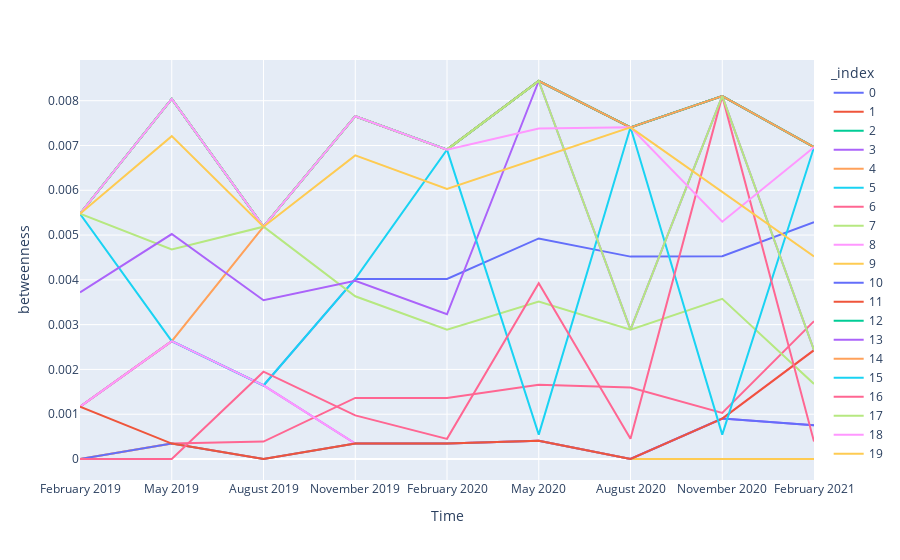

The notebook cell saved with this chart:
### Code cell
fig= px.line(finaltable, x=finaltable.Time, y=finaltable.betweenness, color=finaltable.index)
fig.show()

### Figure 1 — Plotly figure (JSON) as saved in the notebook; plotly's stock layout.template omitted (floating-point values rounded to 4 significant figures)
{"data": [{"hovertemplate": "_index=0<br>Time=%{x}<br>betweenness=%{y}<extra></extra>", "legendgroup": "0", "line": {"color": "#636efa", "dash": "solid"}, "mode": "lines", "name": "0", "orientation": "v", "showlegend": true, "type": "scatter", "x": ["February 2019", "May 2019", "August 2019", "November 2019", "February 2020", "May 2020", "August 2020", "November 2020", "February 2021"], "xaxis": "x", "y": [0.00117, 0.002631, 0.001643, 0.004021, 0.004021, 0.004924, 0.004519, 0.004527, 0.005286], "yaxis": "y"}, {"hovertemplate": "_index=1<br>Time=%{x}<br>betweenness=%{y}<extra></extra>", "legendgroup": "1", "line": {"color": "#EF553B", "dash": "solid"}, "mode": "lines", "name": "1", "orientation": "v", "showlegend": true, "type": "scatter", "x": ["February 2019", "May 2019", "August 2019", "November 2019", "February 2020", "May 2020", "August 2020", "November 2020", "February 2021"], "xaxis": "x", "y": [0.005476, 0.00804, 0.005187, 0.007654, 0.006908, 0.00844, 0.007405, 0.008102, 0.006961], "yaxis": "y"}, {"hovertemplate": "_index=2<br>Time=%{x}<br>betweenness=%{y}<extra></extra>", "legendgroup": "2", "line": {"color": "#00cc96", "dash": "solid"}, "mode": "lines", "name": "2", "orientation": "v", "showlegend": true, "type": "scatter", "x": ["February 2019", "May 2019", "August 2019", "November 2019", "February 2020", "May 2020", "August 2020", "November 2020", "February 2021"], "xaxis": "x", "y": [0.005476, 0.00804, 0.005187, 0.007654, 0.006908, 0.00844, 0.007405, 0.008102, 0.006961], "yaxis": "y"}, {"hovertemplate": "_index=3<br>Time=%{x}<br>betweenness=%{y}<extra></extra>", "legendgroup": "3", "line": {"color": "#ab63fa", "dash": "solid"}, "mode": "lines", "name": "3", "orientation": "v", "showlegend": true, "type": "scatter", "x": ["February 2019", "May 2019", "August 2019", "November 2019", "February 2020", "May 2020", "August 2020", "November 2020", "February 2021"], "xaxis": "x", "y": [0.00117, 0.002631, 0.001643, 0.000344, 0.000344, 0.0004085, 0, 0.0009026, 0.0007554], "yaxis": "y"}, {"hovertemplate": "_index=4<br>Time=%{x}<br>betweenness=%{y}<extra></extra>", "legendgroup": "4", "line": {"color": "#FFA15A", "dash": "solid"}, "mode": "lines", "name": "4", "orientation": "v", "showlegend": true, "type": "scatter", "x": ["February 2019", "May 2019", "August 2019", "November 2019", "February 2020", "May 2020", "August 2020", "November 2020", "February 2021"], "xaxis": "x", "y": [0.00117, 0.002631, 0.005187, 0.007654, 0.006908, 0.00844, 0.007405, 0.008102, 0.006961], "yaxis": "y"}, {"hovertemplate": "_index=5<br>Time=%{x}<br>betweenness=%{y}<extra></extra>", "legendgroup": "5", "line": {"color": "#19d3f3", "dash": "solid"}, "mode": "lines", "name": "5", "orientation": "v", "showlegend": true, "type": "scatter", "x": ["February 2019", "May 2019", "August 2019", "November 2019", "February 2020", "May 2020", "August 2020", "November 2020", "February 2021"], "xaxis": "x", "y": [0.005476, 0.002631, 0.001643, 0.004021, 0.006908, 0.00844, 0.007405, 0.008102, 0.006961], "yaxis": "y"}, {"hovertemplate": "_index=6<br>Time=%{x}<br>betweenness=%{y}<extra></extra>", "legendgroup": "6", "line": {"color": "#FF6692", "dash": "solid"}, "mode": "lines", "name": "6", "orientation": "v", "showlegend": true, "type": "scatter", "x": ["February 2019", "May 2019", "August 2019", "November 2019", "February 2020", "May 2020", "August 2020", "November 2020", "February 2021"], "xaxis": "x", "y": [0, 0.000344, 0.0003899, 0.001363, 0.001363, 0.001656, 0.001595, 0.00103, 0.003077], "yaxis": "y"}, {"hovertemplate": "_index=7<br>Time=%{x}<br>betweenness=%{y}<extra></extra>", "legendgroup": "7", "line": {"color": "#B6E880", "dash": "solid"}, "mode": "lines", "name": "7", "orientation": "v", "showlegend": true, "type": "scatter", "x": ["February 2019", "May 2019", "August 2019", "November 2019", "February 2020", "May 2020", "August 2020", "November 2020", "February 2021"], "xaxis": "x", "y": [0.005476, 0.004678, 0.005187, 0.003633, 0.002886, 0.003516, 0.002886, 0.003575, 0.001675], "yaxis": "y"}, {"hovertemplate": "_index=8<br>Time=%{x}<br>betweenness=%{y}<extra></extra>", "legendgroup": "8", "line": {"color": "#FF97FF", "dash": "solid"}, "mode": "lines", "name": "8", "orientation": "v", "showlegend": true, "type": "scatter", "x": ["February 2019", "May 2019", "August 2019", "November 2019", "February 2020", "May 2020", "August 2020", "November 2020", "February 2021"], "xaxis": "x", "y": [0.00117, 0.002631, 0.001643, 0.000344, 0.000344, 0.0004085, 0, 0.0009026, 0.00243], "yaxis": "y"}, {"hovertemplate": "_index=9<br>Time=%{x}<br>betweenness=%{y}<extra></extra>", "legendgroup": "9", "line": {"color": "#FECB52", "dash": "solid"}, "mode": "lines", "name": "9", "orientation": "v", "showlegend": true, "type": "scatter", "x": ["February 2019", "May 2019", "August 2019", "November 2019", "February 2020", "May 2020", "August 2020", "November 2020", "February 2021"], "xaxis": "x", "y": [0, 0.000344, 0, 0.000344, 0.000344, 0.0004085, 0, 0, 0], "yaxis": "y"}, {"hovertemplate": "_index=10<br>Time=%{x}<br>betweenness=%{y}<extra></extra>", "legendgroup": "10", "line": {"color": "#636efa", "dash": "solid"}, "mode": "lines", "name": "10", "orientation": "v", "showlegend": true, "type": "scatter", "x": ["February 2019", "May 2019", "August 2019", "November 2019", "February 2020", "May 2020", "August 2020", "November 2020", "February 2021"], "xaxis": "x", "y": [0, 0.000344, 0, 0.000344, 0.000344, 0.0004085, 0, 0.0009026, 0.0007554], "yaxis": "y"}, {"hovertemplate": "_index=11<br>Time=%{x}<br>betweenness=%{y}<extra></extra>", "legendgroup": "11", "line": {"color": "#EF553B", "dash": "solid"}, "mode": "lines", "name": "11", "orientation": "v", "showlegend": true, "type": "scatter", "x": ["February 2019", "May 2019", "August 2019", "November 2019", "February 2020", "May 2020", "August 2020", "November 2020", "February 2021"], "xaxis": "x", "y": [0.00117, 0.000344, 0, 0.000344, 0.000344, 0.0004085, 0, 0.0009026, 0.00243], "yaxis": "y"}, {"hovertemplate": "_index=12<br>Time=%{x}<br>betweenness=%{y}<extra></extra>", "legendgroup": "12", "line": {"color": "#00cc96", "dash": "solid"}, "mode": "lines", "name": "12", "orientation": "v", "showlegend": true, "type": "scatter", "x": ["February 2019", "May 2019", "August 2019", "November 2019", "February 2020", "May 2020", "August 2020", "November 2020", "February 2021"], "xaxis": "x", "y": [0.005476, 0.00804, 0.005187, 0.007654, 0.006908, 0.00844, 0.007405, 0.008102, 0.006961], "yaxis": "y"}, {"hovertemplate": "_index=13<br>Time=%{x}<br>betweenness=%{y}<extra></extra>", "legendgroup": "13", "line": {"color": "#ab63fa", "dash": "solid"}, "mode": "lines", "name": "13", "orientation": "v", "showlegend": true, "type": "scatter", "x": ["February 2019", "May 2019", "August 2019", "November 2019", "February 2020", "May 2020", "August 2020", "November 2020", "February 2021"], "xaxis": "x", "y": [0.003721, 0.005022, 0.003544, 0.003977, 0.00323, 0.00844, 0.002886, 0.008102, 0.00243], "yaxis": "y"}, {"hovertemplate": "_index=14<br>Time=%{x}<br>betweenness=%{y}<extra></extra>", "legendgroup": "14", "line": {"color": "#FFA15A", "dash": "solid"}, "mode": "lines", "name": "14", "orientation": "v", "showlegend": true, "type": "scatter", "x": ["February 2019", "May 2019", "August 2019", "November 2019", "February 2020", "May 2020", "August 2020", "November 2020", "February 2021"], "xaxis": "x", "y": [0.005476, 0.00804, 0.005187, 0.007654, 0.006908, 0.00844, 0.007405, 0.008102, 0.006961], "yaxis": "y"}, {"hovertemplate": "_index=15<br>Time=%{x}<br>betweenness=%{y}<extra></extra>", "legendgroup": "15", "line": {"color": "#19d3f3", "dash": "solid"}, "mode": "lines", "name": "15", "orientation": "v", "showlegend": true, "type": "scatter", "x": ["February 2019", "May 2019", "August 2019", "November 2019", "February 2020", "May 2020", "August 2020", "November 2020", "February 2021"], "xaxis": "x", "y": [0.005476, 0.00804, 0.005187, 0.007654, 0.006908, 0.0005447, 0.007405, 0.0005447, 0.006961], "yaxis": "y"}, {"hovertemplate": "_index=16<br>Time=%{x}<br>betweenness=%{y}<extra></extra>", "legendgroup": "16", "line": {"color": "#FF6692", "dash": "solid"}, "mode": "lines", "name": "16", "orientation": "v", "showlegend": true, "type": "scatter", "x": ["February 2019", "May 2019", "August 2019", "November 2019", "February 2020", "May 2020", "August 2020", "November 2020", "February 2021"], "xaxis": "x", "y": [0, 0, 0.001949, 0.0009747, 0.0004498, 0.003924, 0.0004498, 0.008102, 0.0003899], "yaxis": "y"}, {"hovertemplate": "_index=17<br>Time=%{x}<br>betweenness=%{y}<extra></extra>", "legendgroup": "17", "line": {"color": "#B6E880", "dash": "solid"}, "mode": "lines", "name": "17", "orientation": "v", "showlegend": true, "type": "scatter", "x": ["February 2019", "May 2019", "August 2019", "November 2019", "February 2020", "May 2020", "August 2020", "November 2020", "February 2021"], "xaxis": "x", "y": [0.005476, 0.00804, 0.005187, 0.007654, 0.006908, 0.00844, 0.002886, 0.008102, 0.00243], "yaxis": "y"}, {"hovertemplate": "_index=18<br>Time=%{x}<br>betweenness=%{y}<extra></extra>", "legendgroup": "18", "line": {"color": "#FF97FF", "dash": "solid"}, "mode": "lines", "name": "18", "orientation": "v", "showlegend": true, "type": "scatter", "x": ["February 2019", "May 2019", "August 2019", "November 2019", "February 2020", "May 2020", "August 2020", "November 2020", "February 2021"], "xaxis": "x", "y": [0.005476, 0.00804, 0.005187, 0.007654, 0.006908, 0.007378, 0.007405, 0.005298, 0.006961], "yaxis": "y"}, {"hovertemplate": "_index=19<br>Time=%{x}<br>betweenness=%{y}<extra></extra>", "legendgroup": "19", "line": {"color": "#FECB52", "dash": "solid"}, "mode": "lines", "name": "19", "orientation": "v", "showlegend": true, "type": "scatter", "x": ["February 2019", "May 2019", "August 2019", "November 2019", "February 2020", "August 2020", "February 2021"], "xaxis": "x", "y": [0.005476, 0.007209, 0.005187, 0.006778, 0.006032, 0.007405, 0.004521], "yaxis": "y"}], "layout": {"legend": {"title": {"text": "_index"}, "tracegroupgap": 0}, "margin": {"t": 60}, "xaxis": {"anchor": "y", "domain": [0, 1], "title": {"text": "Time"}}, "yaxis": {"anchor": "x", "domain": [0, 1], "title": {"text": "betweenness"}}}}
